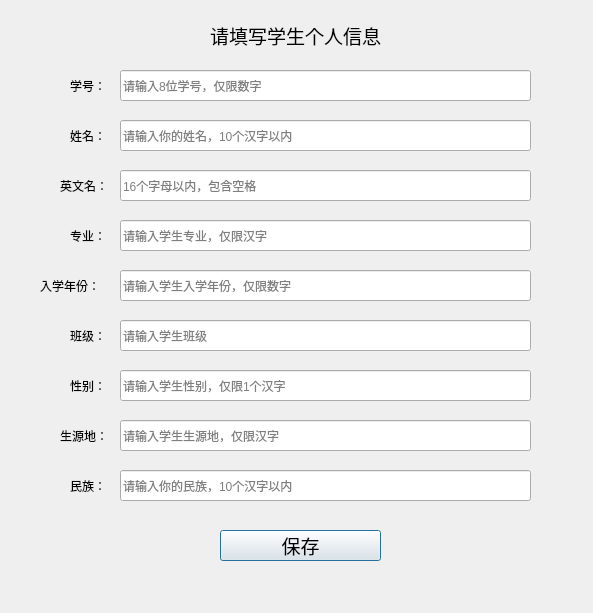
<?xml version="1.0" encoding="UTF-8"?>
<ui version="4.0">
 <class>userInfoDialog</class>
 <widget class="QDialog" name="userInfoDialog">
  <property name="geometry">
   <rect>
    <x>0</x>
    <y>0</y>
    <width>593</width>
    <height>613</height>
   </rect>
  </property>
  <property name="windowTitle">
   <string>OpenCV Face Recognition System - UserInfo</string>
  </property>
  <widget class="QLineEdit" name="cnNameLineEdit">
   <property name="geometry">
    <rect>
     <x>120</x>
     <y>120</y>
     <width>411</width>
     <height>31</height>
    </rect>
   </property>
   <property name="toolTip">
    <string/>
   </property>
   <property name="alignment">
    <set>Qt::AlignLeading|Qt::AlignLeft|Qt::AlignVCenter</set>
   </property>
   <property name="placeholderText">
    <string>请输入你的姓名，10个汉字以内</string>
   </property>
   <property name="clearButtonEnabled">
    <bool>true</bool>
   </property>
  </widget>
  <widget class="QLabel" name="enNameLabel">
   <property name="geometry">
    <rect>
     <x>60</x>
     <y>170</y>
     <width>51</width>
     <height>31</height>
    </rect>
   </property>
   <property name="text">
    <string>英文名：</string>
   </property>
  </widget>
  <widget class="QLabel" name="stuIDLabel">
   <property name="geometry">
    <rect>
     <x>70</x>
     <y>70</y>
     <width>41</width>
     <height>31</height>
    </rect>
   </property>
   <property name="text">
    <string>学号：</string>
   </property>
  </widget>
  <widget class="QLabel" name="cnNameLabel">
   <property name="geometry">
    <rect>
     <x>70</x>
     <y>120</y>
     <width>41</width>
     <height>31</height>
    </rect>
   </property>
   <property name="text">
    <string>姓名：</string>
   </property>
  </widget>
  <widget class="QPushButton" name="okButton">
   <property name="geometry">
    <rect>
     <x>220</x>
     <y>530</y>
     <width>161</width>
     <height>31</height>
    </rect>
   </property>
   <property name="font">
    <font>
     <family>楷体</family>
     <pointsize>14</pointsize>
    </font>
   </property>
   <property name="text">
    <string>保存</string>
   </property>
  </widget>
  <widget class="QLabel" name="msgLabel">
   <property name="geometry">
    <rect>
     <x>140</x>
     <y>570</y>
     <width>321</width>
     <height>21</height>
    </rect>
   </property>
   <property name="text">
    <string/>
   </property>
   <property name="alignment">
    <set>Qt::AlignCenter</set>
   </property>
  </widget>
  <widget class="QLabel" name="tipLabel">
   <property name="geometry">
    <rect>
     <x>70</x>
     <y>20</y>
     <width>451</width>
     <height>31</height>
    </rect>
   </property>
   <property name="font">
    <font>
     <family>楷体</family>
     <pointsize>14</pointsize>
    </font>
   </property>
   <property name="text">
    <string>请填写学生个人信息</string>
   </property>
   <property name="alignment">
    <set>Qt::AlignCenter</set>
   </property>
  </widget>
  <widget class="QLineEdit" name="enNameLineEdit">
   <property name="geometry">
    <rect>
     <x>120</x>
     <y>170</y>
     <width>411</width>
     <height>31</height>
    </rect>
   </property>
   <property name="toolTip">
    <string/>
   </property>
   <property name="placeholderText">
    <string>16个字母以内，包含空格</string>
   </property>
   <property name="clearButtonEnabled">
    <bool>true</bool>
   </property>
  </widget>
  <widget class="QLineEdit" name="stuIDLineEdit">
   <property name="geometry">
    <rect>
     <x>120</x>
     <y>70</y>
     <width>411</width>
     <height>31</height>
    </rect>
   </property>
   <property name="toolTip">
    <string/>
   </property>
   <property name="placeholderText">
    <string>请输入8位学号，仅限数字</string>
   </property>
   <property name="clearButtonEnabled">
    <bool>true</bool>
   </property>
  </widget>
  <widget class="QLineEdit" name="GradeLineEdit">
   <property name="geometry">
    <rect>
     <x>120</x>
     <y>270</y>
     <width>411</width>
     <height>31</height>
    </rect>
   </property>
   <property name="toolTip">
    <string/>
   </property>
   <property name="placeholderText">
    <string>请输入学生入学年份，仅限数字</string>
   </property>
   <property name="clearButtonEnabled">
    <bool>true</bool>
   </property>
  </widget>
  <widget class="QLabel" name="GradeLabel">
   <property name="geometry">
    <rect>
     <x>40</x>
     <y>270</y>
     <width>71</width>
     <height>31</height>
    </rect>
   </property>
   <property name="text">
    <string>入学年份：</string>
   </property>
  </widget>
  <widget class="QLabel" name="ClassLabel">
   <property name="geometry">
    <rect>
     <x>70</x>
     <y>320</y>
     <width>41</width>
     <height>31</height>
    </rect>
   </property>
   <property name="text">
    <string>班级：</string>
   </property>
  </widget>
  <widget class="QLineEdit" name="ClassLineEdit">
   <property name="geometry">
    <rect>
     <x>120</x>
     <y>320</y>
     <width>411</width>
     <height>31</height>
    </rect>
   </property>
   <property name="toolTip">
    <string/>
   </property>
   <property name="placeholderText">
    <string>请输入学生班级</string>
   </property>
   <property name="clearButtonEnabled">
    <bool>true</bool>
   </property>
  </widget>
  <widget class="QLineEdit" name="MajorLineEdit">
   <property name="geometry">
    <rect>
     <x>120</x>
     <y>220</y>
     <width>411</width>
     <height>31</height>
    </rect>
   </property>
   <property name="toolTip">
    <string/>
   </property>
   <property name="placeholderText">
    <string>请输入学生专业，仅限汉字</string>
   </property>
   <property name="clearButtonEnabled">
    <bool>true</bool>
   </property>
  </widget>
  <widget class="QLabel" name="MajorLabel">
   <property name="geometry">
    <rect>
     <x>70</x>
     <y>220</y>
     <width>41</width>
     <height>31</height>
    </rect>
   </property>
   <property name="text">
    <string>专业：</string>
   </property>
  </widget>
  <widget class="QLineEdit" name="SexLineEdit">
   <property name="geometry">
    <rect>
     <x>120</x>
     <y>370</y>
     <width>411</width>
     <height>31</height>
    </rect>
   </property>
   <property name="toolTip">
    <string/>
   </property>
   <property name="placeholderText">
    <string>请输入学生性别，仅限1个汉字</string>
   </property>
   <property name="clearButtonEnabled">
    <bool>true</bool>
   </property>
  </widget>
  <widget class="QLabel" name="SexLabel">
   <property name="geometry">
    <rect>
     <x>70</x>
     <y>370</y>
     <width>41</width>
     <height>31</height>
    </rect>
   </property>
   <property name="text">
    <string>性别：</string>
   </property>
  </widget>
  <widget class="QLineEdit" name="ProvinceLineEdit">
   <property name="geometry">
    <rect>
     <x>120</x>
     <y>420</y>
     <width>411</width>
     <height>31</height>
    </rect>
   </property>
   <property name="toolTip">
    <string/>
   </property>
   <property name="placeholderText">
    <string>请输入学生生源地，仅限汉字</string>
   </property>
   <property name="clearButtonEnabled">
    <bool>true</bool>
   </property>
  </widget>
  <widget class="QLabel" name="ProvinceLabel">
   <property name="geometry">
    <rect>
     <x>60</x>
     <y>420</y>
     <width>51</width>
     <height>31</height>
    </rect>
   </property>
   <property name="text">
    <string>生源地：</string>
   </property>
  </widget>
  <widget class="QLineEdit" name="NationLineEdit">
   <property name="geometry">
    <rect>
     <x>120</x>
     <y>470</y>
     <width>411</width>
     <height>31</height>
    </rect>
   </property>
   <property name="toolTip">
    <string/>
   </property>
   <property name="alignment">
    <set>Qt::AlignLeading|Qt::AlignLeft|Qt::AlignVCenter</set>
   </property>
   <property name="placeholderText">
    <string>请输入你的民族，10个汉字以内</string>
   </property>
   <property name="clearButtonEnabled">
    <bool>true</bool>
   </property>
  </widget>
  <widget class="QLabel" name="NationLabel">
   <property name="geometry">
    <rect>
     <x>70</x>
     <y>470</y>
     <width>41</width>
     <height>31</height>
    </rect>
   </property>
   <property name="text">
    <string>民族：</string>
   </property>
  </widget>
 </widget>
 <resources/>
 <connections/>
</ui>
